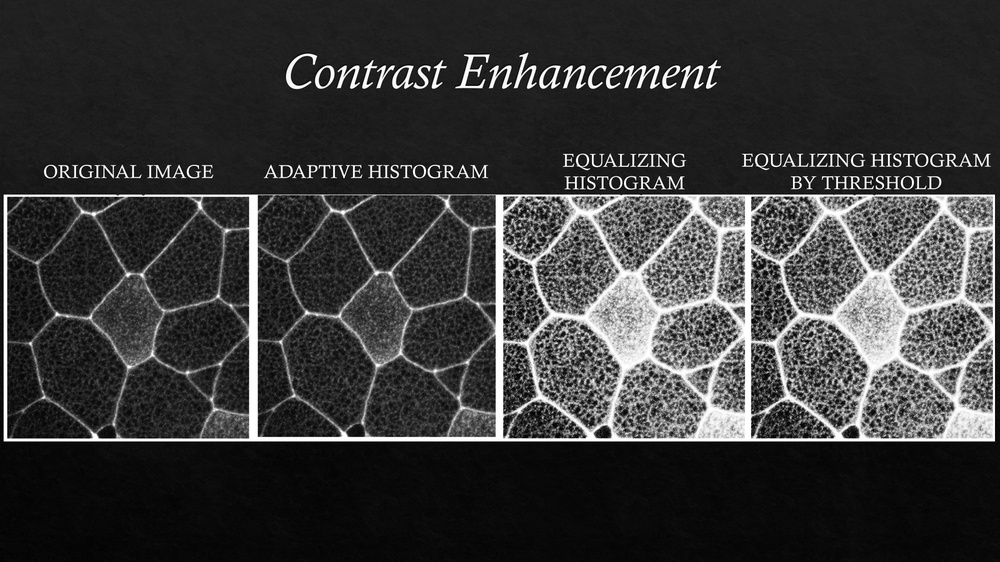
%> input picture Image Preparation/Examples/Contrast.jpg, 1000 x 562 px, shrunk from 4000 x 2250 before the run
$ octave Only_Clamp_Tracing.m   (GNU Octave 9; MATLAB toolbox functions it lacks are replaced by stand-ins)
%> lines starting %> are read from the running program, lines starting %| are printed output that depends on the picture
%% Select and read images:
% I1 = imread('D:\Embryo Tile Scans\Final Trials\Clamp\S1\Head\Resized_Flip_Clamp.tif');
% I2 = imread('D:\Embryo Tile Scans\Final Trials\Clamp\S1\Head\Resized_Flip_Centrin.tif');
[file,path] = uigetfile({'*.tif';'*.tiff';'*.jpg';'*.jpeg'},'Select Clamp Image');
%> the answer given: ../Image Preparation/Examples/Contrast.jpg
[file2,path2] = uigetfile({'*.tif';'*.tiff';'*.jpg';'*.jpeg'},'Select Centrin Image');
%> the answer given: ../Image Preparation/Examples/Despeckle.jpg
I1 = imread([path,file]); I2 = imread([path2,file2]);
%> further down, I1 is the input picture: size 562x1000x3 uint8; min 0, max 255, mean 56.8
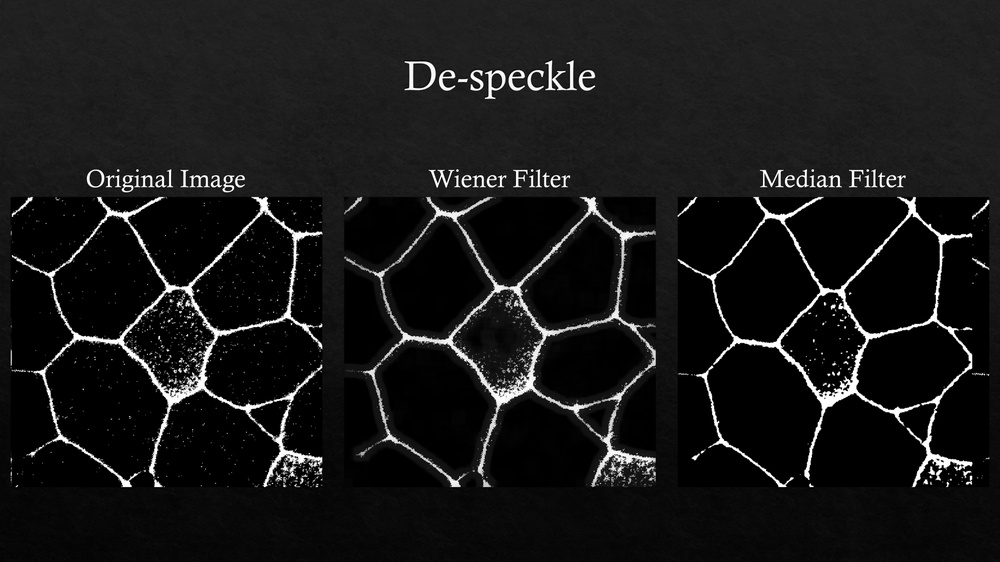
%> input picture Image Preparation/Examples/Despeckle.jpg, 1000 x 562 px, shrunk from 4000 x 2250 before the run
%> further down, I2 is the input picture: size 562x1000x3 uint8; min 0, max 255, mean 23.6
figure;imshowpair(I1,I2)
%> after `imshowpair(I1,I2)`:
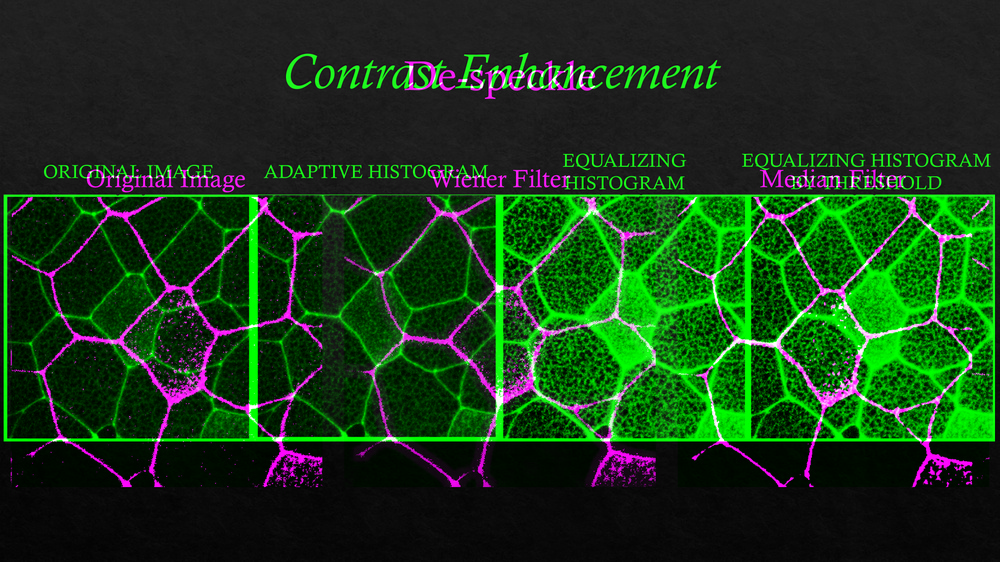
%> displayed picture: size 562x1000x3, on the screen's scale of 0 to 255; mean R, G, B 23.6, 56.8, 23.6
%...........................................................................................................................................................
% BLOCK 1:
%...........................................................................................................................................................
% [file1,path1] = uigetfile({'*.tif';'*.tiff';'*.jpg';'*.png'},'Select clamp image');
% I1 = imread([path1,file1]);
% [file2,path2] = uigetfile({'*.tif';'*.tiff';'*.jpg';'*.png'},'Select centrin image');
% I2 = imread([path2,file2]);
% figure;imshowpair(I1,I2)
%% Main Tracing Code
%...........................................................................................................................................................
% BLOCK 2:
%...........................................................................................................................................................
again = true;
regionCount = 0;
while again
	promptMessage = sprintf('Draw region #%d in the upper right image,\nor Quit?', regionCount + 1);
	titleBarCaption = 'Continue?';
	button = questdlg(promptMessage, titleBarCaption, 'Draw', 'Quit', 'Draw');
	if strcmpi(button, 'Quit')
		break;
	end
	regionCount = regionCount + 1;
    %[thisSinglePolygonImage, xi, yi] = roipoly();
%> (the run ends here)
